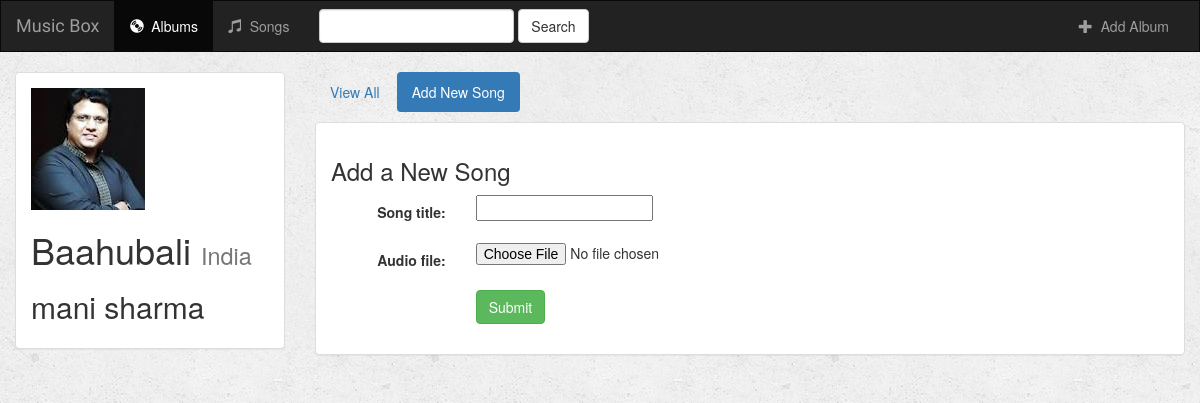
Screenshot of /music/2/create_song/ with the database file from the repository.
### music/models.py (models this page shows)
class Album(models.Model):
    artist = models.CharField(max_length=250)
    album_title = models.CharField(max_length=500)
    genre = models.CharField(max_length=100)
    album_logo = models.FileField()
    is_favorite = models.BooleanField(default=False)
    def __str__(self):
        return self.album_title + ' - ' + self.artist

### music/views.py (the view, shortened to what this page needs)
# urls.py: url(r'^(?P<album_id>[0-9]+)/create_song/$', views.create_song, name='create_song'),
def create_song(request, album_id):
    form = SongForm(request.POST or None, request.FILES or None)
    album = get_object_or_404(Album, pk=album_id)
    context = {
        'album': album,
        'form': form,
    }
    return render(request, 'music/create_song.html', context)

### music/forms.py
class SongForm(forms.ModelForm):
    class Meta:
        model = Song
        fields = ['song_title', 'audio_file']

### music/templates/music/create_song.html (shortened to what this page needs)
{% extends 'music/base.html' %}
{% block albums_active %}active{% endblock %}
{% block body %}
<div class="container-fluid">
    <div class="row">
        <div class="col-sm-4 col-md-3">
            <div class="panel panel-default">
                <div class="panel-body">
                        <a href="{% url 'music:detail' album.id %}">
                            {% if album.album_logo %}
                                <img src="{{ album.album_logo.url }}" class="img-responsive">
                            {% else %}
                                <h3>No image to display</h3>
                            {% endif %}
                        </a>
                    <h1>{{ album.album_title }} <small>{{ album.genre }}</small></h1>
                    <h2>{{ album.artist }}</h2>
                </div>
            </div>
        </div>
        <div class="col-sm-8 col-md-9">
            <ul class="nav nav-pills" style="margin-bottom: 10px;">
                <li role="presentation"><a href="{% url 'music:detail' album.id %}">View All</a></li>
                <li role="presentation" class="active"><a href="{% url 'music:create_song' album.id %}">Add New Song</a></li>
            </ul>
            <div class="panel panel-default">
                <div class="panel-body">
                    <h3>Add a New Song</h3>
                    <form class="form-horizontal" role="form" action="" method="post" enctype="multipart/form-data">
                        {% include 'music/form_template.html' %}
                        <div class="form-group">
                            <div class="col-sm-offset-2 col-sm-10">
                                <button type="submit" class="btn btn-success">Submit</button>
                            </div>
                        </div>
                    </form>
                </div>
            </div>
        </div>
    </div>
</div>
{% endblock %}

### music/static/music/style.css (style rules this page uses)
body { background: white url("images/background.png"); }

### rows the page displays
Album: album_logo (picture), album_title "Baahubali", genre "India", artist "mani sharma"

### other values shown
{{ field.label_tag }} "Song title:" "Audio file:"
